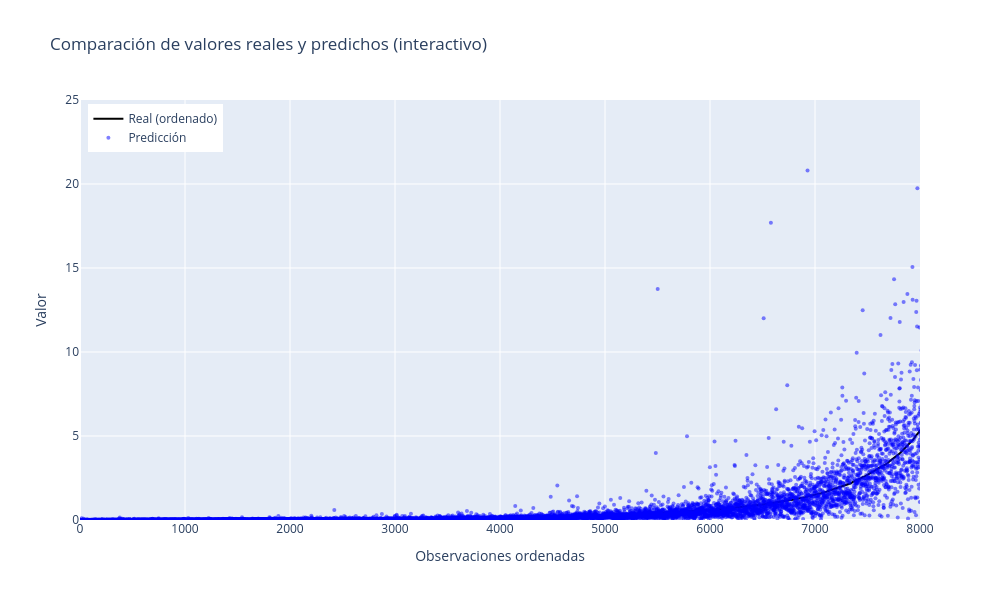

The cell this chart's notebook holds for it:
### Code cell
import plotly.graph_objects as go
import numpy as np

orden = np.argsort(y)
y_real_orden = y[orden]
y_real_ordenado = np.exp(y_real_orden)
y_pred_correspondiente = np.exp(y_pred_stacking_todos[orden])

# Crear figura interactiva
fig = go.Figure()

# Línea de valores reales ordenados
fig.add_trace(go.Scatter(
    y=y_real_ordenado,
    mode='lines',
    name='Real (ordenado)',
    line=dict(color='black', width=2)
))

# Puntos de predicciones correspondientes
fig.add_trace(go.Scatter(
    y=y_pred_correspondiente,
    mode='markers',
    name='Predicción',
    marker=dict(color='blue', size=4, opacity=0.5)
))

# Configuración del layout
fig.update_layout(
    title='Comparación de valores reales y predichos (interactivo)',
    xaxis_title='Observaciones ordenadas',
    yaxis_title='Valor',
    xaxis=dict(range=[0, 8000]),
    yaxis=dict(range=[0, 25]),
    legend=dict(x=0.01, y=0.99),
    height=600,
    width=1000
)

# Mostrar
fig.show()

### Figure 1 — Plotly figure (JSON) as saved in the notebook; plotly's stock layout.template omitted (floating-point values rounded to 4 significant figures; data arrays with more than 128 entries replaced by an {"elided": "..."} marker saying what was removed)
{"data": [{"line": {"color": "black", "width": 2}, "mode": "lines", "name": "Real (ordenado)", "type": "scatter", "y": {"elided": "8805 float values"}}, {"marker": {"color": "blue", "opacity": 0.5, "size": 4}, "mode": "markers", "name": "Predicción", "type": "scatter", "y": {"elided": "8805 float values"}}], "layout": {"height": 600, "legend": {"x": 0.01, "y": 0.99}, "title": {"text": "Comparación de valores reales y predichos (interactivo)"}, "width": 1000, "xaxis": {"range": [0, 8000], "title": {"text": "Observaciones ordenadas"}}, "yaxis": {"range": [0, 25], "title": {"text": "Valor"}}}}
